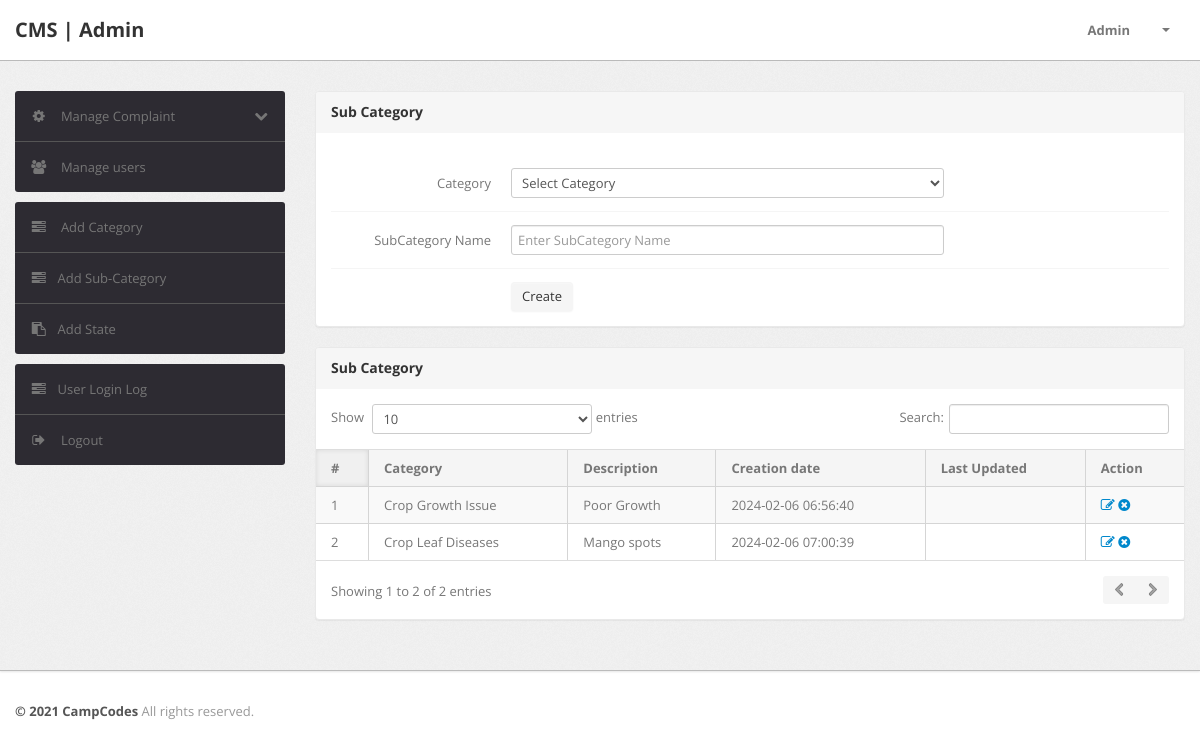
Page /admin/subcategory.php (signed in) on the committed database.
### tables this page shows
CREATE TABLE `subcategory` (
  `id` int(11) NOT NULL,
  `categoryid` int(11) NOT NULL,
  `subcategory` varchar(255) NOT NULL,
  `creationDate` timestamp NOT NULL DEFAULT current_timestamp(),
  `updationDate` varchar(255) NOT NULL
);

CREATE TABLE `category` (
  `id` int(11) NOT NULL,
  `categoryName` varchar(255) NOT NULL,
  `categoryDescription` longtext NOT NULL,
  `creationDate` timestamp NOT NULL DEFAULT current_timestamp(),
  `updationDate` varchar(255) NOT NULL
);

### admin/subcategory.php (the view, shortened to what this page needs)
<?php
	include('include/config.php');
	if(strlen($_SESSION['alogin'])==0)
		{
	header('location:index.php');
	}
	else{
	?>
	<!DOCTYPE html>
	<html lang="en">
	<head>
		<link type="text/css" href="bootstrap/css/bootstrap.min.css" rel="stylesheet">
		<link type="text/css" href="bootstrap/css/bootstrap-responsive.min.css" rel="stylesheet">
		<link type="text/css" href="css/theme.css" rel="stylesheet">
		<link type="text/css" href="images/icons/css/font-awesome.css" rel="stylesheet">
	</head>
	<body>
		<?php include('include/header.php');?>
		<div class="wrapper">
			<div class="container">
				<div class="row">
					<?php include('include/sidebar.php');?>
					<div class="span9">
						<div class="content">
							<div class="module">
								<div class="module-head">
									<h3>Sub Category</h3>
								</div>
								<div class="module-body">
										<br />
										<form class="form-horizontal row-fluid" name="subcategory" method="post" >
											<div class="control-group">
												<label class="control-label" for="basicinput">Category</label>
												<div class="controls">
													<select name="category" class="span8 tip" required>
														<option value="">Select Category</option>
													</select>
												</div>
											</div>
											<div class="control-group">
												<label class="control-label" for="basicinput">SubCategory Name</label>
												<div class="controls">
													<input type="text" placeholder="Enter SubCategory Name"  name="subcategory" class="span8 tip" required>
												</div>
											</div>
											<div class="control-group">
												<div class="controls">
													<button type="submit" name="submit" class="btn">Create</button>
												</div>
											</div>
										</form>
									</div>
								</div>
								<div class="module">
									<div class="module-head">
										<h3>Sub Category</h3>
									</div>
									<div class="module-body table">
										<table cellpadding="0" cellspacing="0" border="0" class="datatable-1 table table-bordered table-striped	 display" width="100%">
											<thead>
												<tr>
													<th>#</th>
													<th>Category</th>
													<th>Description</th>
													<th>Creation date</th>
													<th>Last Updated</th>
													<th>Action</th>
												</tr>
											</thead>
											<tbody>
												<?php $query=mysqli_query($bd, "select subcategory.id,category.categoryName,subcategory.subcategory,subcategory.creationDate,subcategory.updationDate from subcategory join category on category.id=subcategory.categoryid");
												$cnt=1;
												while($row=mysqli_fetch_array($query))
												{?>
													<tr>
														<td><?php echo htmlentities($cnt);?></td>
														<td><?php echo htmlentities($row['categoryName']);?></td>
														<td><?php echo htmlentities($row['subcategory']);?></td>
														<td> <?php echo htmlentities($row['creationDate']);?></td>
														<td><?php echo htmlentities($row['updationDate']);?></td>
														<td>
														<a href="edit-subcategory.php?id=<?php echo $row['id']?>" ><i class="icon-edit"></i></a>
														<a href="subcategory.php?id=<?php echo $row['id']?>&del=delete" onClick="return confirm('Are you sure you want to delete?')"><i class="icon-remove-sign"></i></a></td>
													</tr>
												<?php $cnt=$cnt+1; } ?>
											</tbody>
										</table>
								</div>
							</div>
						</div>
					</div>
				</div>
			</div>
		</div>
		<?php include('include/footer.php');?>
	</body>
<?php } ?>

### rows in the picture
subcategory: categoryid.categoryName "Crop Growth Issue", subcategory "Poor Growth", creationDate "2024-02-06 06:56:40"
subcategory: categoryid.categoryName "Crop Leaf Diseases", subcategory "Mango spots", creationDate "2024-02-06 07:00:39"
